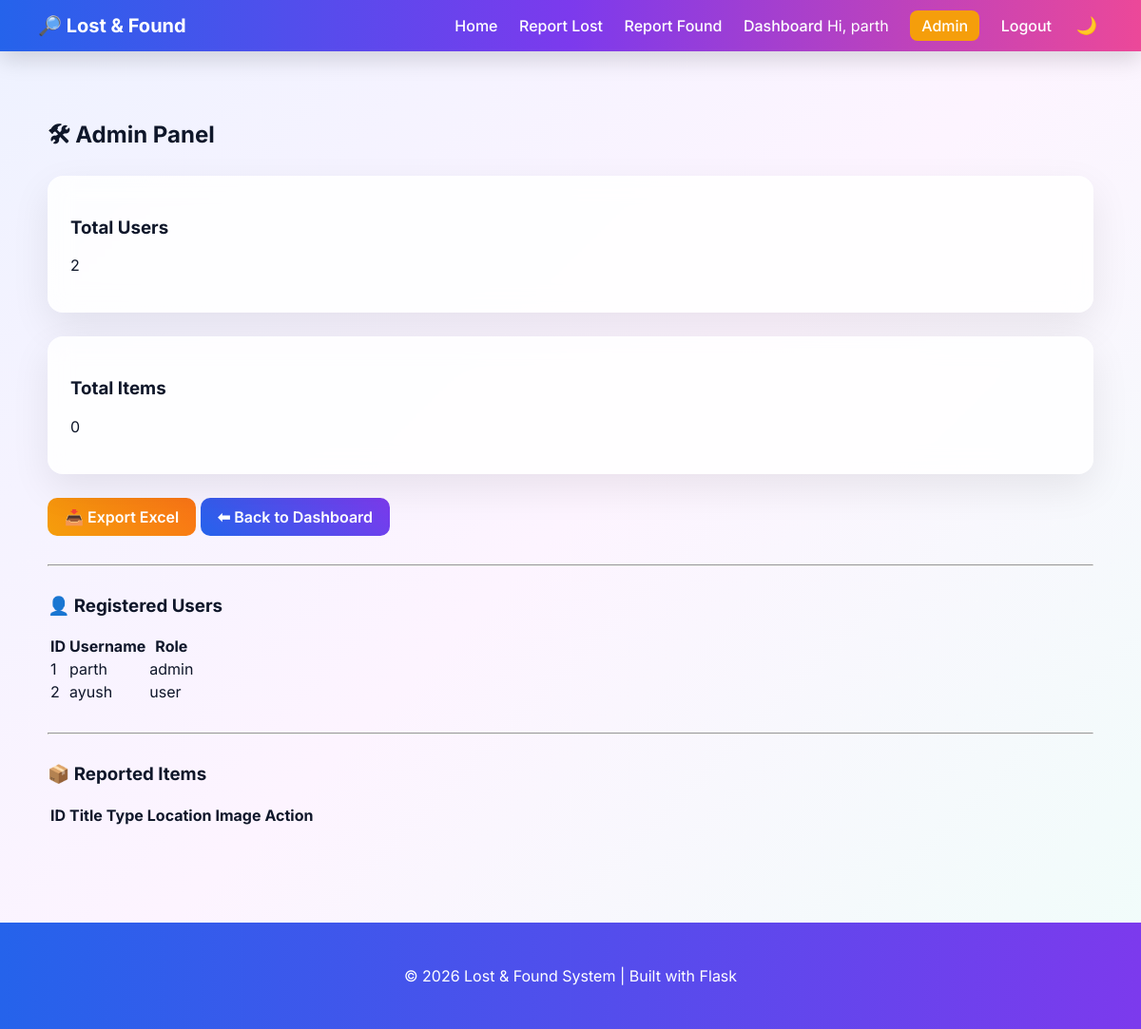
Page /admin (signed in) on the earlier database version.
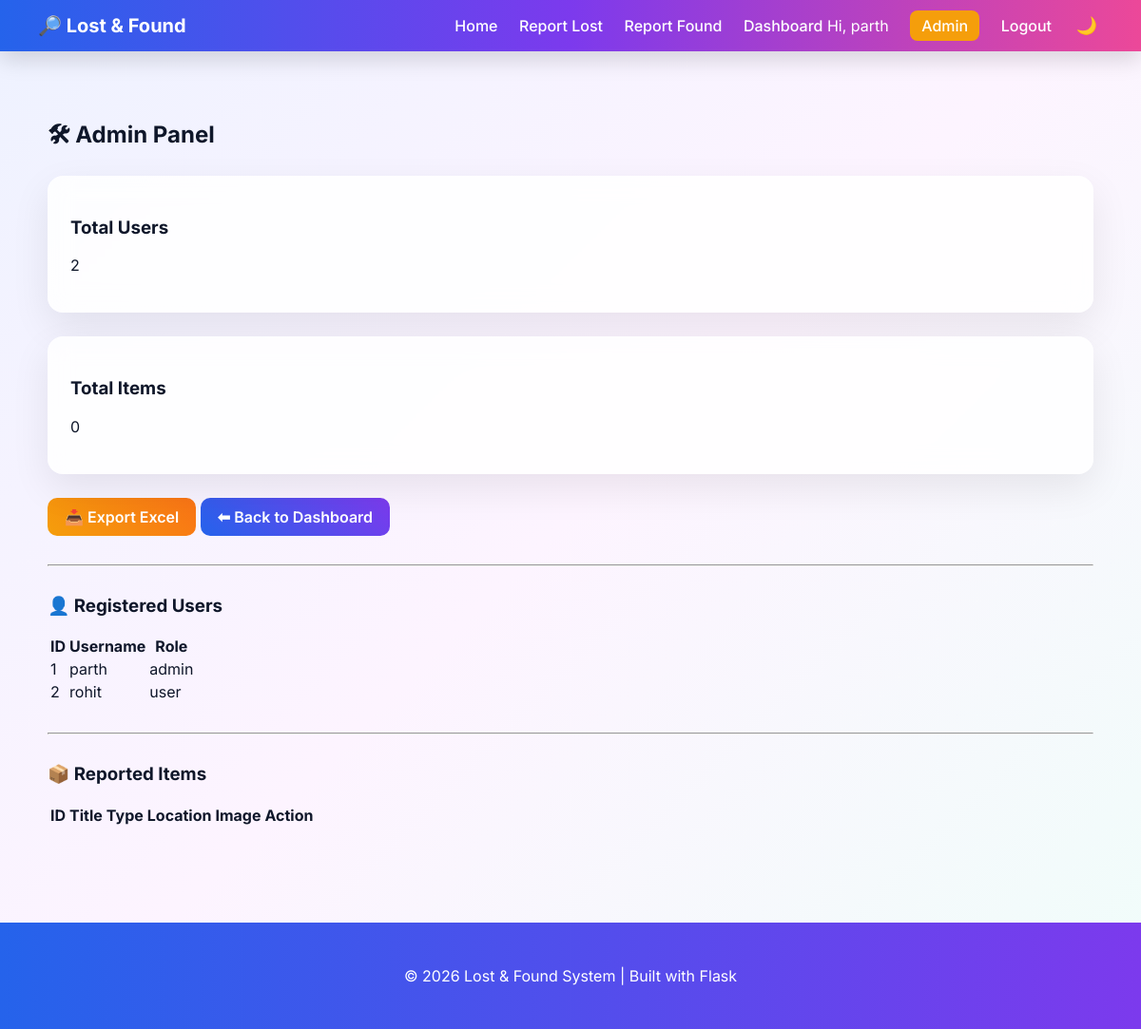
Same page on the later database version.
### tables this page shows
CREATE TABLE users (
        id INTEGER PRIMARY KEY AUTOINCREMENT,
        username TEXT UNIQUE,
        password TEXT,
        role TEXT
    );

### app.py (the view)
@app.route("/admin")
@admin_required
def admin():
    conn = get_db()
    users = conn.execute("SELECT * FROM users").fetchall()
    items = conn.execute("SELECT * FROM items").fetchall()
    conn.close() # Add this line
    return render_template("admin.html", users=users, items=items)

### app.py (called while the page is built)
def get_db():
    conn = sqlite3.connect(DATABASE)
    conn.row_factory = sqlite3.Row
    return conn

def admin_required(f):
    @wraps(f)
    def wrapper(*args, **kwargs):
        if session.get("role") != "admin":
            return redirect(url_for("home"))
        return f(*args, **kwargs)
    return wrapper

### templates/admin.html (shortened to what this page needs)
{% extends "layout.html" %}
{% block content %}
<div class="admin-container">
    <h2>🛠 Admin Panel</h2>
    <div class="stats-grid">
        <div class="card">
            <h3>Total Users</h3>
            <p class="big-number">{{ users|length }}</p>
        </div>
        <div class="card">
            <h3>Total Items</h3>
            <p class="big-number">{{ items|length }}</p>
        </div>
    </div>
    <div class="admin-actions">
        <a href="/export" class="btn warning">📥 Export Excel</a>
        <a href="/items" class="btn primary">⬅ Back to Dashboard</a>
    </div>
    <hr style="margin:30px 0;">
    <h3>👤 Registered Users</h3>
    <table class="admin-table">
        <tr>
            <th>ID</th>
            <th>Username</th>
            <th>Role</th>
        </tr>
        {% for user in users %}
        <tr>
            <td>{{ user.id }}</td>
            <td>{{ user.username }}</td>
            <td>{{ user.role }}</td>
        </tr>
        {% endfor %}
    </table>
    <hr style="margin:30px 0;">
    <h3>📦 Reported Items</h3>
    <table class="admin-table">
        <tr>
            <th>ID</th>
            <th>Title</th>
            <th>Type</th>
            <th>Location</th>
            <th>Image</th>
            <th>Action</th>
        </tr>
    </table>
</div>
{% endblock %}

Differences in the rows shown:
changed users "user": username "ayush" → "rohit"
